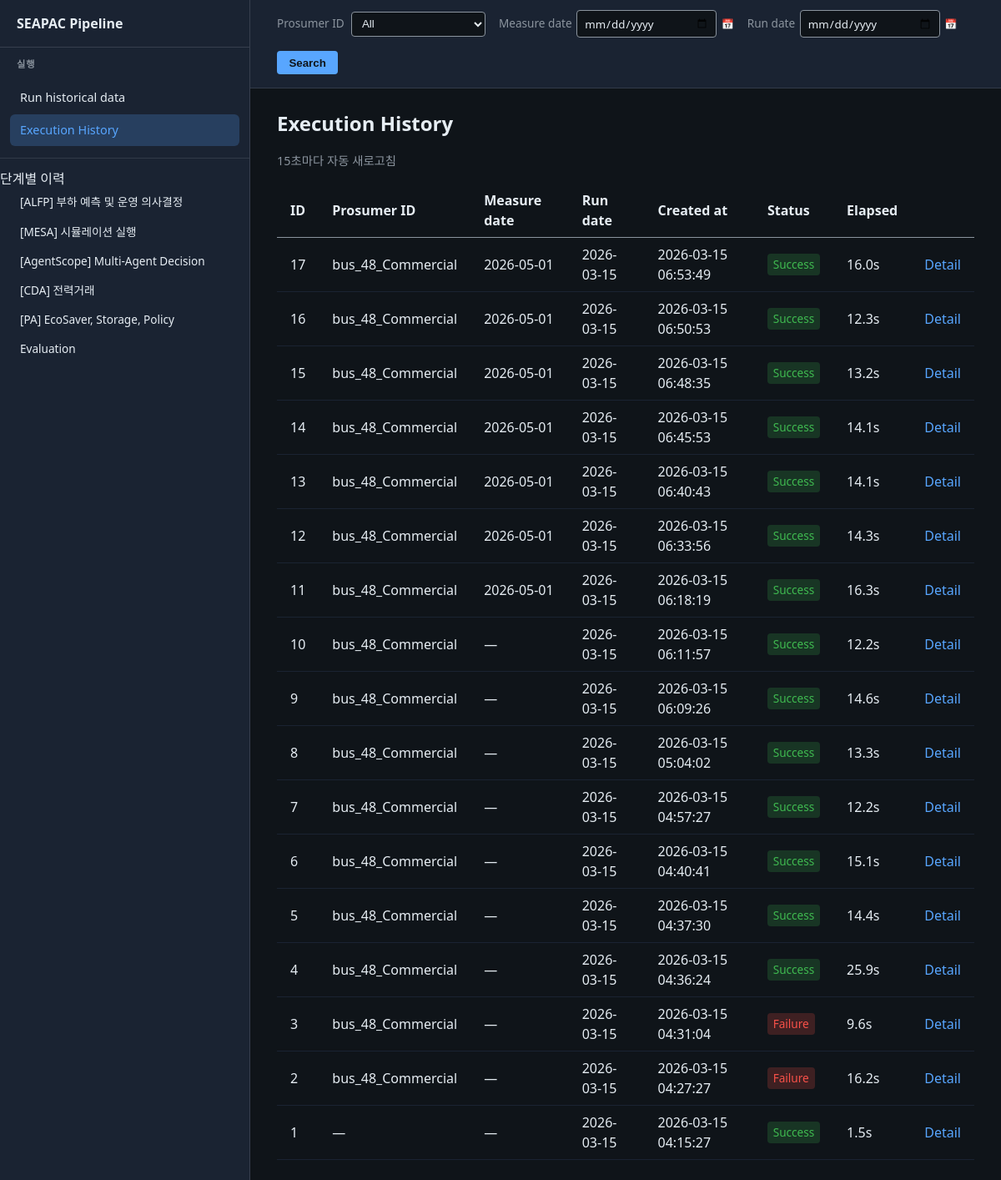
Before: / with the older database file.
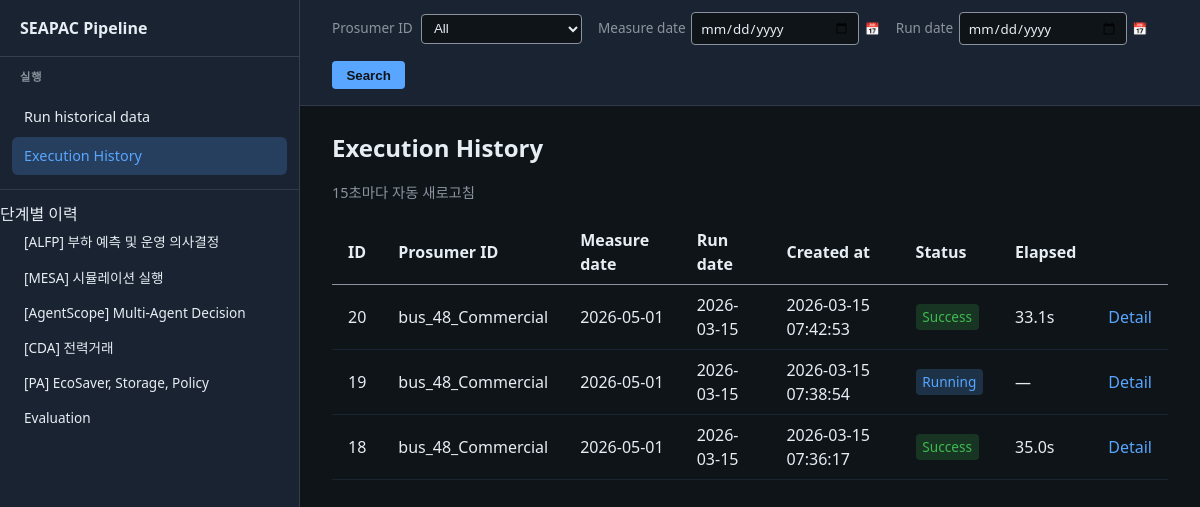
After: the same page with the newer database file.
### tables this page shows
CREATE TABLE pipeline_run (
                id INTEGER PRIMARY KEY AUTOINCREMENT,
                created_at TEXT NOT NULL,
                finished_at TEXT,
                status TEXT NOT NULL DEFAULT 'running',
                total_elapsed_sec REAL,
                args_json TEXT,
                error_message TEXT
            , measure_date TEXT);

### pipeline_dashboard/app.py (the view)
@app.route("/")
def index():
    init_db(_db_path())
    search_prosumer = (request.args.get("prosumer") or "").strip()
    search_measure_date = (request.args.get("measure_date") or "").strip()
    search_run_date = (request.args.get("run_date") or "").strip()
    runs = get_runs(
        limit=50,
        prosumer=search_prosumer or None,
        measure_date=search_measure_date or None,
        run_date=search_run_date or None,
        db_path=_db_path(),
    )
    all_for_prosumers = get_runs(limit=500, db_path=_db_path())
    prosumer_set = {r.get("args", {}).get("prosumer") for r in all_for_prosumers if (r.get("args") or {}).get("prosumer")}
    prosumer_set.add("bus_48_Commercial")
    prosumer_options = sorted(prosumer_set)
    current_tab = request.args.get("tab", "")
    if current_tab in ("1", "2", "3", "4", "5", "6") and runs:
        return redirect(url_for("run_detail", run_id=runs[0]["id"]) + "?tab=" + current_tab)
    return render_template(
        "index.html",
        runs=runs,
        run=None,
        current_tab=current_tab,
        current_path=request.path,
        search_prosumer=search_prosumer,
        search_measure_date=search_measure_date,
        search_run_date=search_run_date,
        prosumer_options=prosumer_options,
    )

### pipeline_dashboard/app.py (called while the page is built)
@app.before_request
def _log_request():
    log.info("Request  %s  %s", request.method, request.path)

def _output_dir() -> str:
    return os.environ.get("PIPELINE_DB_DIR", "output")

def _db_path() -> Path:
    db_dir = _output_dir()
    return get_db_path(PROJECT_ROOT / db_dir)

### pipeline_dashboard/db.py (called while the page is built)
def get_db_path(db_dir: Path | str | None = None) -> Path:
    if db_dir is None:
        db_dir = _DEFAULT_DB_DIR
    return Path(db_dir) / _DB_FILENAME

def _connect(db_path: Path) -> sqlite3.Connection:
    db_path.parent.mkdir(parents=True, exist_ok=True)
    conn = sqlite3.connect(str(db_path))
    conn.row_factory = sqlite3.Row
    return conn

### pipeline_dashboard/templates/index.html (shortened to what this page needs)
{% extends "base.html" %}
{% block main_top %}
  <form class="search-bar" method="get" action="/#history" id="execution-history-search">
    <span><label for="search-prosumer">Prosumer ID</label>
      <select name="prosumer" id="search-prosumer">
        <option value="">All</option>
      </select>
    </span>
    <span class="date-field">
      <label for="search-measure-date">Measure date</label>
      <input type="date" id="search-measure-date" name="measure_date" value="{{ search_measure_date|e }}" aria-label="Measure date">
      <span class="date-hint" aria-hidden="true">📅</span>
    </span>
    <span class="date-field">
      <label for="search-run-date">Run date</label>
      <input type="date" id="search-run-date" name="run_date" value="{{ search_run_date|e }}" aria-label="Run date">
      <span class="date-hint" aria-hidden="true">📅</span>
    </span>
    <button type="submit">Search</button>
  </form>
{% endblock %}
{% block content %}
  <div id="section-history" class="main-section">
    <h1>Execution History</h1>
    <p class="run-meta" style="margin: 0 0 1rem 0; font-size: 0.9rem; color: var(--muted);">15초마다 자동 새로고침</p>
    {% if not runs %}
      <p class="muted">No runs recorded yet. Run a pipeline from 「Run historical data」 in the LNB or run <code>python run_full_pipeline.py --output-dir output</code> to see entries here.</p>
    {% else %}
      <table class="runs-table">
        <thead>
          <tr>
            <th>ID</th>
            <th>Prosumer ID</th>
            <th>Measure date</th>
            <th>Run date</th>
            <th>Created at</th>
            <th>Status</th>
            <th>Elapsed</th>
            <th></th>
          </tr>
        </thead>
        <tbody>
          {% for r in runs %}
          <tr>
            <td>{{ r.id }}</td>
            <td>{{ (r.args or {}).get('prosumer') or '—' }}</td>
            <td>{{ r.get('measure_date') or '—' }}</td>
            <td>{{ (r.args or {}).get('run_date') or (r.created_at or '')[:10] or '—' }}</td>
            <td>{{ r.created_at or '—' }}</td>
            <td>
              {% if r.status == 'success' %}
                <span class="badge badge-success">Success</span>
              {% elif r.status == 'failure' %}
                <span class="badge badge-failure">Failure</span>
              {% else %}
                <span class="badge badge-running">Running</span>
              {% endif %}
            </td>
            <td>
              {% if r.total_elapsed_sec is not none %}
                {{ "%.1f"|format(r.total_elapsed_sec) }}s
              {% else %}
                —
              {% endif %}
            </td>
            <td><a href="{{ url_for('run_detail', run_id=r.id) }}{% if current_tab %}?tab={{ current_tab }}{% endif %}">Detail</a></td>
          </tr>
          {% endfor %}
        </tbody>
      </table>
    {% endif %}
  </div>
{% endblock %}

### pipeline_dashboard/templates/base.html (shortened to what this page needs)
<!DOCTYPE html>
<html lang="ko">
<head>
</head>
<body>
  <div class="layout">
    <nav class="lnb">
      <div class="lnb-title"><a href="/">SEAPAC Pipeline</a></div>
      <div class="lnb-group">
        <div class="lnb-group-title">실행</div>
        <div class="lnb-nav">
          <a href="/#new-run" id="lnb-new-run">Run historical data</a>
          <a href="/" id="lnb-history" class="{% if (current_path|default('')) == '/' %}active{% endif %}">Execution History</a>
        </div>
      </div>
      <div class="lnb-group">
        <div class="lnb-section">단계별 이력</div>
        <div class="lnb-nav">
          <a href="{% if run is defined and run %}{{ url_for('run_detail', run_id=run.id) }}?tab=1{% else %}/?tab=1{% endif %}" id="lnb-tab-1" class="lnb-tab {% if (current_tab|default('')) == '1' %}active{% endif %}">[ALFP] 부하 예측 및 운영 의사결정</a>
          <a href="{% if run is defined and run %}{{ url_for('run_detail', run_id=run.id) }}?tab=2{% else %}/?tab=2{% endif %}" id="lnb-tab-2" class="lnb-tab {% if (current_tab|default('')) == '2' %}active{% endif %}">[MESA] 시뮬레이션 실행</a>
          <a href="{% if run is defined and run %}{{ url_for('run_detail', run_id=run.id) }}?tab=3{% else %}/?tab=3{% endif %}" id="lnb-tab-3" class="lnb-tab {% if (current_tab|default('')) == '3' %}active{% endif %}">[AgentScope] Multi-Agent Decision</a>
          <a href="{% if run is defined and run %}{{ url_for('run_detail', run_id=run.id) }}?tab=4{% else %}/?tab=4{% endif %}" id="lnb-tab-4" class="lnb-tab {% if (current_tab|default('')) == '4' %}active{% endif %}">[CDA] 전력거래</a>
          <a href="{% if run is defined and run %}{{ url_for('run_detail', run_id=run.id) }}?tab=5{% else %}/?tab=5{% endif %}" id="lnb-tab-5" class="lnb-tab {% if (current_tab|default('')) == '5' %}active{% endif %}">[PA] EcoSaver, Storage, Policy</a>
          <a href="{% if run is defined and run %}{{ url_for('run_detail', run_id=run.id) }}?tab=6{% else %}/?tab=6{% endif %}" id="lnb-tab-6" class="lnb-tab {% if (current_tab|default('')) == '6' %}active{% endif %}">Evaluation</a>
        </div>
      </div>
    </nav>
    <main class="main">
      <div class="main-top">{% block main_top %}{% endblock %}</div>
      <div class="main-body">{% block content %}{% endblock %}</div>
    </main>
  </div>
</body>
</html>

Changed rows visible on the page:
removed pipeline_run: id "17", args "bus_48_Commercial", measure_date "2026-05-01", args "2026-03-15", created_at "2026-03-15 06:53:49", status "Success", total_elapsed_sec "16.0"
removed pipeline_run: id "16", args "bus_48_Commercial", measure_date "2026-05-01", args "2026-03-15", created_at "2026-03-15 06:50:53", status "Success", total_elapsed_sec "12.3"
removed pipeline_run: id "15", args "bus_48_Commercial", measure_date "2026-05-01", args "2026-03-15", created_at "2026-03-15 06:48:35", status "Success", total_elapsed_sec "13.2"
removed pipeline_run: id "14", args "bus_48_Commercial", measure_date "2026-05-01", args "2026-03-15", created_at "2026-03-15 06:45:53", status "Success", total_elapsed_sec "14.1"
removed pipeline_run: id "13", args "bus_48_Commercial", measure_date "2026-05-01", args "2026-03-15", created_at "2026-03-15 06:40:43", status "Success", total_elapsed_sec "14.1"
removed pipeline_run: id "12", args "bus_48_Commercial", measure_date "2026-05-01", args "2026-03-15", created_at "2026-03-15 06:33:56", status "Success", total_elapsed_sec "14.3"
removed pipeline_run: id "11", args "bus_48_Commercial", measure_date "2026-05-01", args "2026-03-15", created_at "2026-03-15 06:18:19", status "Success", total_elapsed_sec "16.3"
removed pipeline_run: id "10", args "bus_48_Commercial", r "—", args "2026-03-15", created_at "2026-03-15 06:11:57", status "Success", total_elapsed_sec "12.2"
removed pipeline_run: id "9", args "bus_48_Commercial", r "—", args "2026-03-15", created_at "2026-03-15 06:09:26", status "Success", total_elapsed_sec "14.6"
removed pipeline_run: id "8", args "bus_48_Commercial", r "—", created_at "2026-03-15", created_at "2026-03-15 05:04:02", status "Success", total_elapsed_sec "13.3"
removed pipeline_run: id "7", args "bus_48_Commercial", r "—", created_at "2026-03-15", created_at "2026-03-15 04:57:27", status "Success", total_elapsed_sec "12.2"
removed pipeline_run: id "6", args "bus_48_Commercial", r "—", created_at "2026-03-15", created_at "2026-03-15 04:40:41", status "Success", total_elapsed_sec "15.1"
removed pipeline_run: id "5", args "bus_48_Commercial", r "—", created_at "2026-03-15", created_at "2026-03-15 04:37:30", status "Success", total_elapsed_sec "14.4"
removed pipeline_run: id "4", args "bus_48_Commercial", r "—", created_at "2026-03-15", created_at "2026-03-15 04:36:24", status "Success", total_elapsed_sec "25.9"
removed pipeline_run: id "3", args "bus_48_Commercial", r "—", created_at "2026-03-15", created_at "2026-03-15 04:31:04", status "Failure", total_elapsed_sec "9.6"
removed pipeline_run: id "2", args "bus_48_Commercial", r "—", created_at "2026-03-15", created_at "2026-03-15 04:27:27", status "Failure", total_elapsed_sec "16.2"
removed pipeline_run: id "1", args "—", r "—", created_at "2026-03-15", created_at "2026-03-15 04:15:27", status "Success", total_elapsed_sec "1.5"
added pipeline_run: id "20", args "bus_48_Commercial", measure_date "2026-05-01", args "2026-03-15", created_at "2026-03-15 07:42:53", status "Success", total_elapsed_sec "33.1"
added pipeline_run: id "19", args "bus_48_Commercial", measure_date "2026-05-01", created_at "2026-03-15", created_at "2026-03-15 07:38:54", status "Running"
added pipeline_run: id "18", args "bus_48_Commercial", measure_date "2026-05-01", args "2026-03-15", created_at "2026-03-15 07:36:17", status "Success", total_elapsed_sec "35.0"
